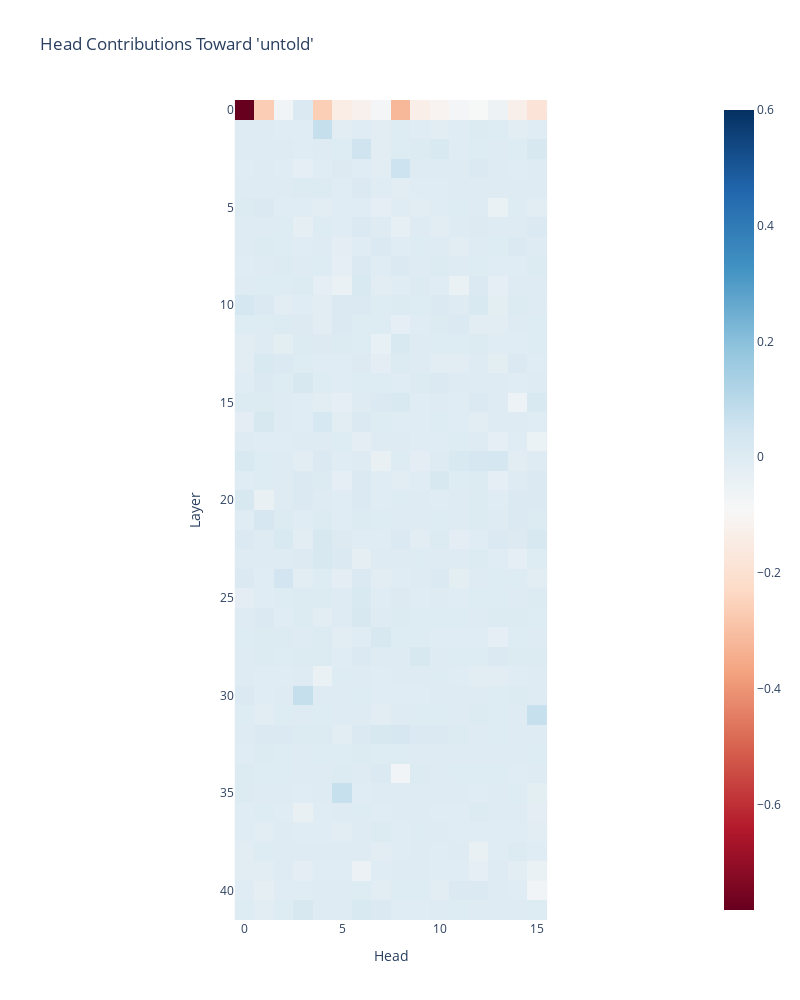

Notebook code cell kept with this figure:
### Code cell
attn_contribs_2d = einops.rearrange(
    attn_contribs.squeeze(1), "(layer head) -> layer head", 
    layer=model.cfg.n_layers
)
imshow(
    attn_contribs_2d,
    labels={"x": "Head", "y": "Layer"},
    title="Head Contributions Toward 'untold'",
    width=800,
    height=1000,
    zmax=0.6
)

### Figure 1 — Plotly figure (JSON) as saved in the notebook; plotly's stock layout.template omitted (floating-point values rounded to 4 significant figures; data arrays with more than 128 entries replaced by an {"elided": "..."} marker saying what was removed)
{"data": [{"coloraxis": "coloraxis", "hovertemplate": "Head: %{x}<br>Layer: %{y}<br>color: %{z}<extra></extra>", "name": "0", "type": "heatmap", "xaxis": "x", "yaxis": "y", "z": {"elided": "42x16 float values"}}], "layout": {"coloraxis": {"cmax": 0.6, "cmid": 0, "cmin": -0.7822, "colorscale": [[0, "rgb(103,0,31)"], [0.1, "rgb(178,24,43)"], [0.2, "rgb(214,96,77)"], [0.3, "rgb(244,165,130)"], [0.4, "rgb(253,219,199)"], [0.5, "rgb(247,247,247)"], [0.6, "rgb(209,229,240)"], [0.7, "rgb(146,197,222)"], [0.8, "rgb(67,147,195)"], [0.9, "rgb(33,102,172)"], [1, "rgb(5,48,97)"]]}, "height": 1000, "title": {"text": "Head Contributions Toward 'untold'"}, "width": 800, "xaxis": {"anchor": "y", "constrain": "domain", "domain": [0, 1], "scaleanchor": "y", "title": {"text": "Head"}}, "yaxis": {"anchor": "x", "autorange": "reversed", "constrain": "domain", "domain": [0, 1], "title": {"text": "Layer"}}}}
